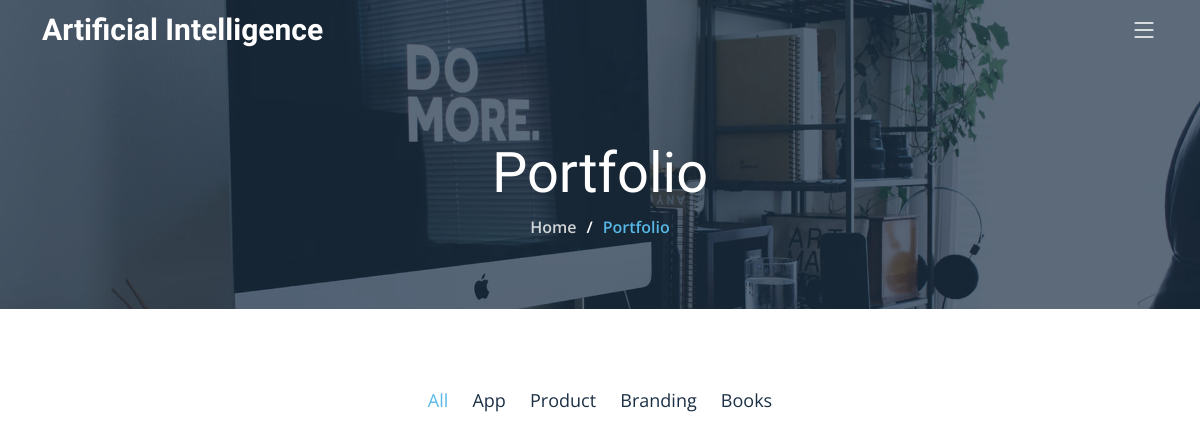
The page /services/innovation on the database as committed earlier.
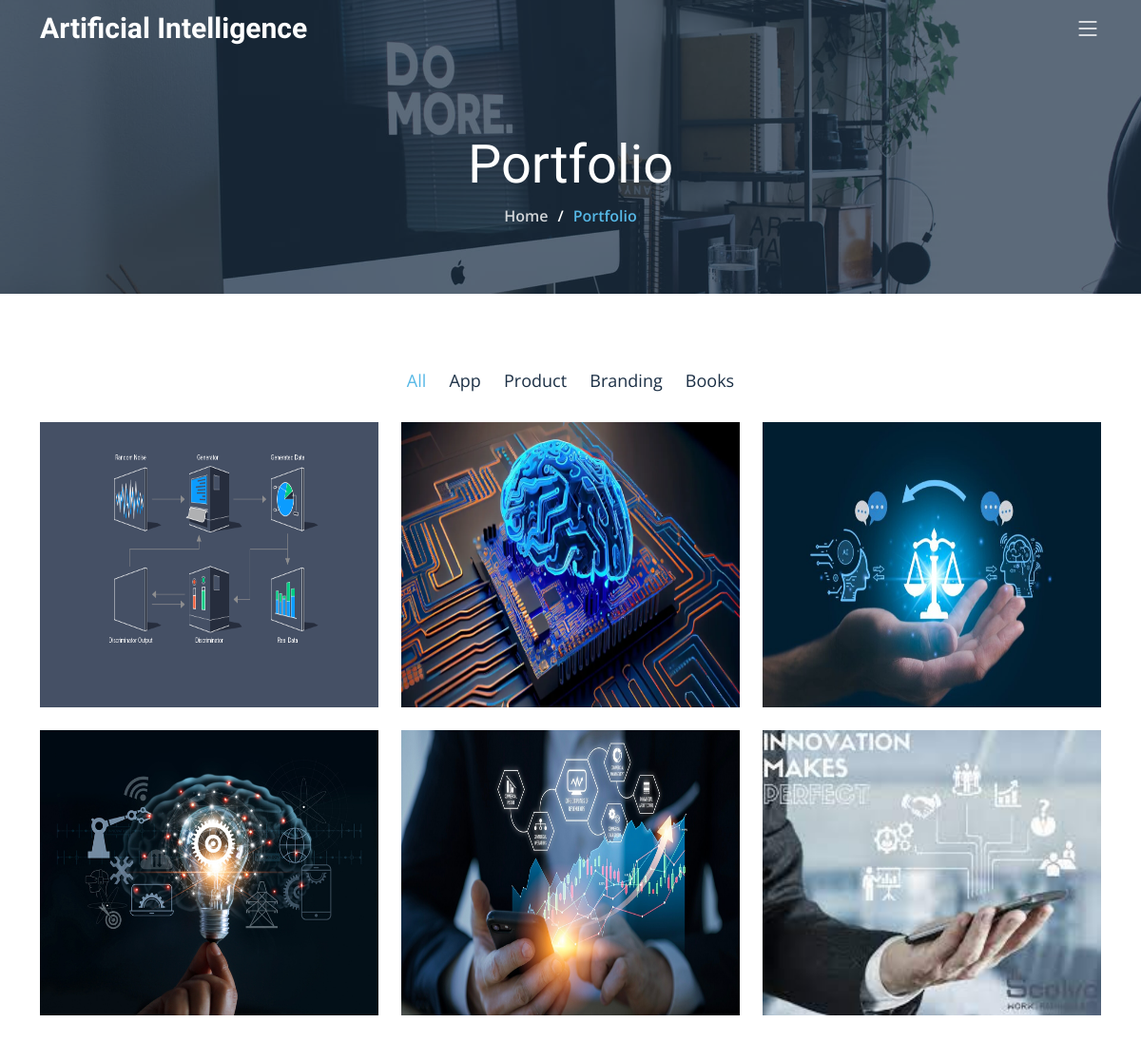
The same page on the database as committed later.
### services/models.py (models this page shows, shortened)
class InnovationModel(models.Model):
    filter = models.CharField(max_length=100, choices=List)
    image = models.ImageField(upload_to='image/innovation/')
    description = models.TextField(null=True, blank=True)
    title = models.CharField(max_length=200, null=True, blank=True)
    slug = models.SlugField(unique=True, blank=True, null=True)
    created_at = models.DateTimeField(default=timezone.now, blank=True, null=True)

### services/views.py (the view)
# urls.py: path('innovation', InnovationClassView.as_view(), name='innovation'),  # this code is rendering innovation.html
class InnovationClassView(TemplateView):
    template_name = 'innovation.html'
    def get_context_data(self, **kwargs):
        context = super().get_context_data()
        context['data'] = InnovationModel.objects.all()
        return context

### templates/innovation.html (shortened to what this page needs)
{% extends 'base.html' %}
{% load static %}
{% block contact %}
    <main id="main">
        <div class="breadcrumbs d-flex align-items-center"
             style="background-image: url('assets/img/portfolio-header.jpg');">
            <div class="container position-relative d-flex flex-column align-items-center">
                <h2>Portfolio</h2>
                <ol>
                    <li><a href="index.html">Home</a></li>
                    <li>Portfolio</li>
                </ol>
            </div>
        </div>
        <section id="portfolio" class="portfolio">
            <div class="container" data-aos="fade-up">
                <div class="portfolio-isotope" data-portfolio-filter="*" data-portfolio-layout="masonry"
                     data-portfolio-sort="original-order">
                    <ul class="portfolio-flters" data-aos="fade-up" data-aos-delay="100">
                        <li data-filter="*" class="filter-active">All</li>
                        <li data-filter=".filter-app">App</li>
                        <li data-filter=".filter-product">Product</li>
                        <li data-filter=".filter-branding">Branding</li>
                        <li data-filter=".filter-books">Books</li>
                    </ul>
                    <div class="row gy-4 portfolio-container" data-aos="fade-up" data-aos-delay="300">
                        {% for datum in data %}
                            <div class="col-lg-4 col-md-6 portfolio-item filter-app">
                                <img style="width: 436px ; height: 300px" src="{{ datum.image.url }}" class="img-fluid"
                                     alt="">
                            </div>
                        {% endfor %}
                    </div>
                </div>
            </div>
        </section>
    </main>
{% endblock %}

Rows that differ between the two databases and show on the page:
added InnovationModel: image (picture)
added InnovationModel: image (picture)
added InnovationModel: image (picture)
added InnovationModel: image (picture)
added InnovationModel: image (picture)
added InnovationModel: image (picture)
